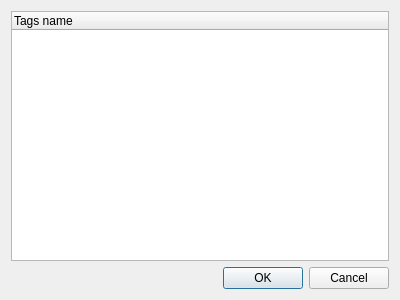
<?xml version="1.0" encoding="UTF-8"?>
<ui version="4.0">
 <class>Dialog</class>
 <widget class="QDialog" name="Dialog">
  <property name="geometry">
   <rect>
    <x>0</x>
    <y>0</y>
    <width>400</width>
    <height>300</height>
   </rect>
  </property>
  <property name="windowTitle">
   <string>Dialog</string>
  </property>
  <layout class="QVBoxLayout" name="verticalLayout">
   <item>
    <widget class="QTreeWidget" name="treeWidget">
     <property name="columnCount">
      <number>1</number>
     </property>
     <column>
      <property name="text">
       <string>Tags name</string>
      </property>
     </column>
    </widget>
   </item>
   <item>
    <widget class="QDialogButtonBox" name="buttonBox">
     <property name="orientation">
      <enum>Qt::Horizontal</enum>
     </property>
     <property name="standardButtons">
      <set>QDialogButtonBox::Cancel|QDialogButtonBox::Ok</set>
     </property>
    </widget>
   </item>
  </layout>
 </widget>
 <resources/>
 <connections>
  <connection>
   <sender>buttonBox</sender>
   <signal>accepted()</signal>
   <receiver>Dialog</receiver>
   <slot>accept()</slot>
   <hints>
    <hint type="sourcelabel">
     <x>248</x>
     <y>254</y>
    </hint>
    <hint type="destinationlabel">
     <x>157</x>
     <y>274</y>
    </hint>
   </hints>
  </connection>
  <connection>
   <sender>buttonBox</sender>
   <signal>rejected()</signal>
   <receiver>Dialog</receiver>
   <slot>reject()</slot>
   <hints>
    <hint type="sourcelabel">
     <x>316</x>
     <y>260</y>
    </hint>
    <hint type="destinationlabel">
     <x>286</x>
     <y>274</y>
    </hint>
   </hints>
  </connection>
 </connections>
</ui>
